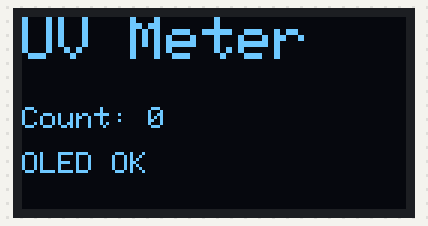
Simulated run of this sketch. Board: Arduino Nano, built with avr-gcc and run on an emulated ATmega328P. Parts: 128×64 one-colour display.

Above: at 2.1 s.
At 6.3 s:
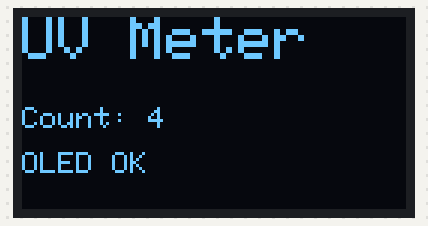
At 9.3 s:
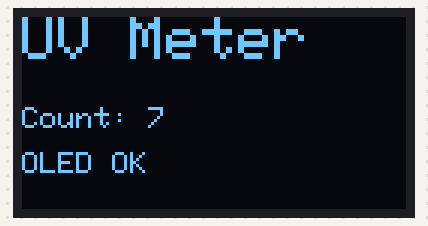
At 19.6 s:
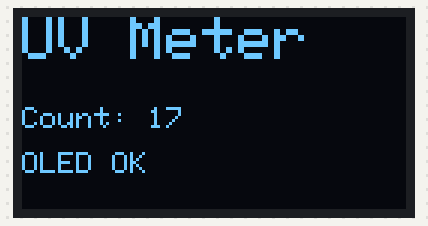
At 28.9 s:
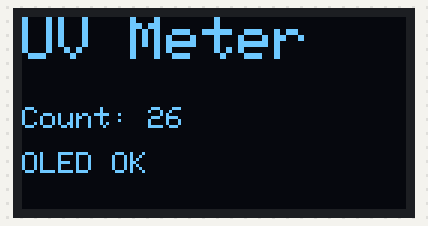
At 38.2 s:
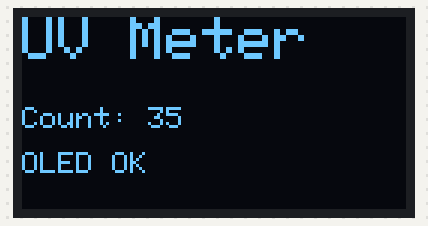

The sketch:

TestCodeForOLED.ino
```cpp
#include <Wire.h>
#include <Adafruit_GFX.h>
#include <Adafruit_SSD1306.h>

#define SCREEN_WIDTH 128
#define SCREEN_HEIGHT 64

// Common OLED I2C address
#define OLED_ADDRESS 0x3C

Adafruit_SSD1306 display(
  SCREEN_WIDTH,
  SCREEN_HEIGHT,
  &Wire,
  -1
);

int counter = 0;

void setup()
{
  Serial.begin(9600);

  // Start OLED
  if (!display.begin(SSD1306_SWITCHCAPVCC, OLED_ADDRESS))
  {
    Serial.println("OLED not found!");
    while (1);
  }

  display.clearDisplay();

  display.setTextSize(2);
  display.setTextColor(SSD1306_WHITE);

  display.setCursor(0, 0);
  display.println("OLED TEST");

  display.setTextSize(1);
  display.setCursor(0, 30);
  display.println("Arduino Nano");

  display.display();

  delay(2000);
}

void loop()
{
  display.clearDisplay();

  display.setTextSize(2);
  display.setTextColor(SSD1306_WHITE);

  display.setCursor(0, 0);
  display.println("UV Meter");

  display.setTextSize(1);

  display.setCursor(0, 30);
  display.print("Count: ");
  display.println(counter);

  display.setCursor(0, 45);
  display.println("OLED OK");

  display.display();

  counter++;

  delay(1000);
}
```

Measured:
- what the display in image 0 shows lasts 1.0 s, from 2.1 s to 3.1 s
